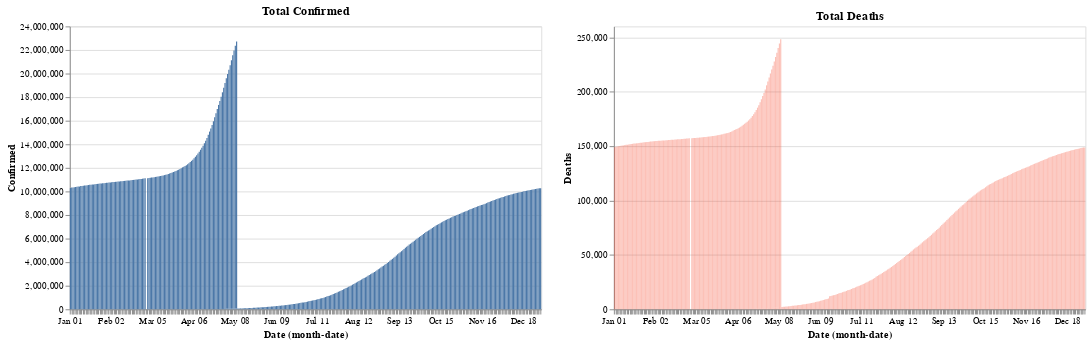

Write notebook code for a chart like this one.
### Code cell
red = alt.value('#f5442654')
base.encode(y='Confirmed').properties(title='Total Confirmed')| base.encode(y='Deaths', color=red).properties(title='Total Deaths')

### Figure 1 — Vega-Lite specification as saved in the notebook (floating-point values rounded to 4 significant figures; data arrays with more than 128 entries replaced by an {"elided": "..."} marker saying what was removed)
{"config": {"view": {"continuousWidth": 400, "continuousHeight": 300}}, "hconcat": [{"mark": "bar", "encoding": {"x": {"type": "ordinal", "field": "Date", "timeUnit": "monthdate"}, "y": {"type": "quantitative", "field": "Confirmed"}}, "title": "Total Confirmed", "width": 500}, {"mark": "bar", "encoding": {"color": {"value": "#f5442654"}, "x": {"type": "ordinal", "field": "Date", "timeUnit": "monthdate"}, "y": {"type": "quantitative", "field": "Deaths"}}, "title": "Total Deaths", "width": 500}], "data": {"name": "data-bca7dee091f19f12c9b0575d248222a5"}, "$schema": "https://vega.github.io/schema/vega-lite/v4.8.1.json", "datasets": {"data-bca7dee091f19f12c9b0575d248222a5": {"elided": "474 records"}}}
